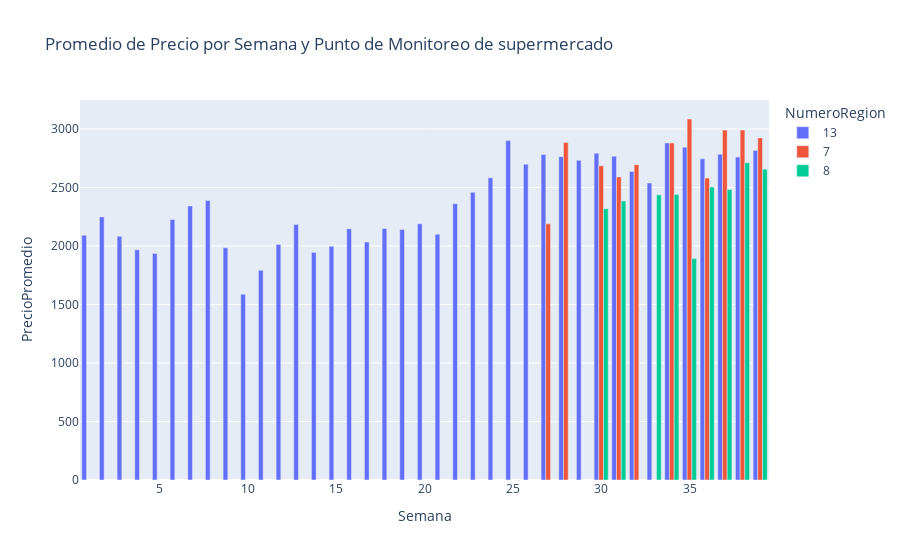

This figure's notebook cell:
### Code cell
# Datos de ejemplo
df = extract_data()
#convierte el precio promedio a float
# Replace commas with periods and convert 'PrecioPromedio' to float
df['PrecioPromedio'] = df['PrecioPromedio'].str.replace(',', '.').astype(float)

df['PrecioPromedio'] = df['PrecioPromedio'].astype(float)

# filtra por sector = centro
df = df[df['Producto'].isin(['Poroto verde Magnum $/kilo Primera'])]
df = df[df['PuntoMonitoreo'].isin(['Supermercado'])]

#agrupa por numero de region y sacar el promedio de precioPromedio
df = df.groupby(['Semana', 'NumeroRegion'])['PrecioPromedio'].mean().reset_index()
#convierte el numeera de region en un character
df['NumeroRegion'] = df['NumeroRegion'].astype(str)


# Crear el gráfico de barras agrupadas con Plotlyque cada barras separas sea un numero de region
fig = px.bar(df, x='Semana', y='PrecioPromedio', color='NumeroRegion', barmode='group', title='Promedio de Precio por Semana y Punto de Monitoreo de supermercado')

# Mostrar el gráfico
fig.show()

### Figure 1 — Plotly figure (JSON) as saved in the notebook; plotly's stock layout.template omitted (floating-point values rounded to 4 significant figures)
{"data": [{"alignmentgroup": "True", "hovertemplate": "NumeroRegion=13<br>Semana=%{x}<br>PrecioPromedio=%{y}<extra></extra>", "legendgroup": "13", "marker": {"color": "#636efa", "pattern": {"shape": ""}}, "name": "13", "offsetgroup": "13", "orientation": "v", "showlegend": true, "textposition": "auto", "type": "bar", "x": [1, 2, 3, 4, 5, 6, 7, 8, 9, 10, 11, 12, 13, 14, 15, 16, 17, 18, 19, 20, 21, 22, 23, 24, 25, 26, 27, 28, 29, 30, 31, 32, 33, 34, 35, 36, 37, 38, 39], "xaxis": "x", "y": [2092.0, 2248.0, 2082, 1967.0, 1935.0, 2226.0, 2342.0, 2388, 1984, 1588.0, 1792, 2012, 2183, 1945.0, 1997.0, 2147.0, 2034.0, 2150.0, 2140.0, 2190.0, 2101.0, 2362.0, 2460.0, 2583.0, 2901.0, 2699.0, 2782.0, 2763.0, 2732.0, 2793.0, 2766.0, 2636.0, 2538.0, 2880.0, 2844.0, 2744.0, 2784.0, 2760.0, 2817.0], "yaxis": "y"}, {"alignmentgroup": "True", "hovertemplate": "NumeroRegion=7<br>Semana=%{x}<br>PrecioPromedio=%{y}<extra></extra>", "legendgroup": "7", "marker": {"color": "#EF553B", "pattern": {"shape": ""}}, "name": "7", "offsetgroup": "7", "orientation": "v", "showlegend": true, "textposition": "auto", "type": "bar", "x": [27, 28, 30, 31, 32, 34, 35, 36, 37, 38, 39], "xaxis": "x", "y": [2189, 2885.0, 2684.0, 2590.0, 2694.0, 2880, 3085, 2580, 2990, 2990, 2923.0], "yaxis": "y"}, {"alignmentgroup": "True", "hovertemplate": "NumeroRegion=8<br>Semana=%{x}<br>PrecioPromedio=%{y}<extra></extra>", "legendgroup": "8", "marker": {"color": "#00cc96", "pattern": {"shape": ""}}, "name": "8", "offsetgroup": "8", "orientation": "v", "showlegend": true, "textposition": "auto", "type": "bar", "x": [30, 31, 33, 34, 35, 36, 37, 38, 39], "xaxis": "x", "y": [2318.0, 2385.0, 2437.0, 2441.0, 1894.0, 2503.0, 2482.0, 2712.0, 2656.0], "yaxis": "y"}], "layout": {"barmode": "group", "legend": {"title": {"text": "NumeroRegion"}, "tracegroupgap": 0}, "title": {"text": "Promedio de Precio por Semana y Punto de Monitoreo de supermercado"}, "xaxis": {"anchor": "y", "domain": [0, 1], "title": {"text": "Semana"}}, "yaxis": {"anchor": "x", "domain": [0, 1], "title": {"text": "PrecioPromedio"}}}}
